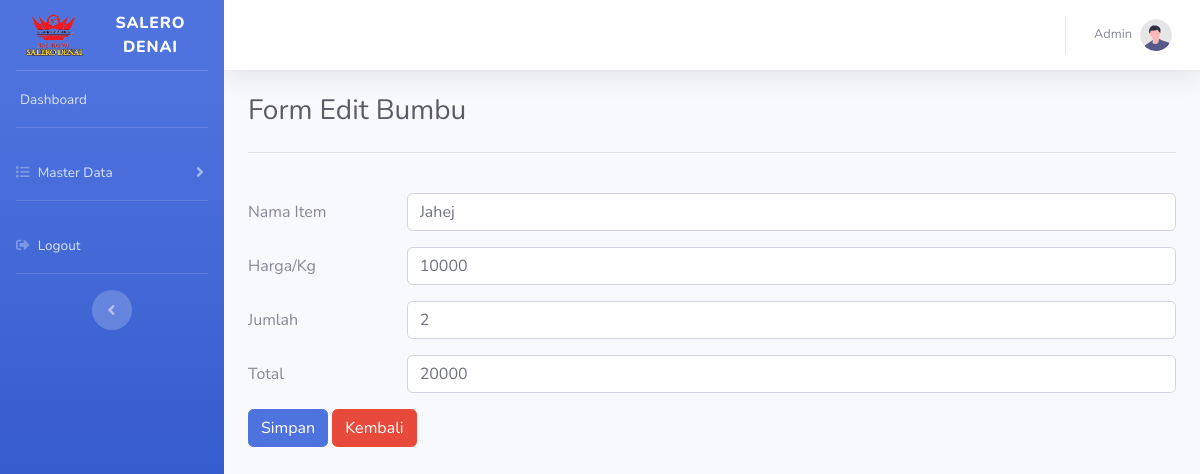
The page /editbumbu.php?nama_item=Jahej on the database its author committed.
### tables this page shows
CREATE TABLE `bumbu` (
  `nama_item` varchar(20) NOT NULL,
  `hargaperkg` int(11) DEFAULT NULL,
  `jumlah` varchar(20) DEFAULT NULL,
  `total` int(11) DEFAULT NULL
);

### editbumbu.php (the view, shortened to what this page needs)
<!DOCTYPE html>
<html lang="en">
<head>
    <link href="./assets/vendor/fontawesome-free/css/all.min.css" rel="stylesheet" type="text/css">
    <link href="./assets/css/sb-admin-2.min.css" rel="stylesheet">
    <link rel='stylesheet' href='https://cdn-uicons.flaticon.com/2.0.0/uicons-regular-rounded/css/uicons-regular-rounded.css'>
</head>
<body id="page-top">
    <div id="wrapper">
        <ul class="navbar-nav bg-gradient-primary sidebar sidebar-dark accordion" id="accordionSidebar">
            <a class="sidebar-brand d-flex align-items-center justify-content-center" href="index.php">
                <img src="./assets/img/logo-remove.png" alt="" width ="40%">
                <div class="sidebar-brand-text mx-2">Salero Denai <sup></sup></div>
            </a>
            <hr class="sidebar-divider my-0">
            <li class="nav-item">
                <a class="nav-link" href="index.php">
                    <span>Dashboard</span></a>
            </li>
            <hr class="sidebar-divider">
            <li class="nav-item">
                <a class="nav-link collapsed" href="#" data-toggle="collapse" data-target="#collapseTwo"
                    aria-expanded="true" aria-controls="collapseTwo">
                    <i class="fas fa-list"></i>
                    <span>Master Data</span>
                </a>
            </li>
            <hr class="sidebar-divider">
            <li class="nav-item">
                <a class="nav-link" href="login.php">
                <i class="fas fa-sign-out-alt"></i>
                    <span>Logout</span></a>
            </li>
            <hr class="sidebar-divider d-none d-md-block">
            <div class="text-center d-none d-md-inline">
                <button class="rounded-circle border-0" id="sidebarToggle"></button>
            </div>
        </ul>
        <div id="content-wrapper" class="d-flex flex-column">
            <div id="content">
                <nav class="navbar navbar-expand navbar-light bg-white topbar mb-4 static-top shadow">
                    <ul class="navbar-nav ml-auto">
                        <li class="nav-item dropdown no-arrow">
                            <a class="nav-link dropdown-toggle" href="#" id="userDropdown" role="button"
                                data-toggle="dropdown" aria-haspopup="true" aria-expanded="false">
                                <span class="mr-2 d-none d-lg-inline text-gray-600 small">Admin</span>
                                <img class="img-profile rounded-circle"
                                    src="img/undraw_profile.svg">
                            </a>
                        </li>
                    </ul>
                </nav>
                <div class="container-fluid">
                    <h1 class="h3 mb-4 text-gray-800">Form Edit Bumbu</h1>
                    <hr>
                   <br>
                   <?php
                        include 'koneksi.php';
                        $nama_item = $_GET['nama_item'];
                        $data = mysqli_query($db, "SELECT * FROM bumbu WHERE nama_item = '$nama_item'");
                        while($d = mysqli_fetch_array($data)){
                   ?>
                   <form method ="POST" action="aksi_edit_bumbu.php">
                        <div class="row mb-3">
                            <label for="nama_item" class="col-sm-2 col-form-label">Nama Item</label>
                            <div class="col-sm-10">
                            <input type="text" class="form-control" id="nama_item" name ="nama_item" value ="<?php echo $d['nama_item']; ?>">
                            </div>
                        </div>
                        <div class="row mb-3">
                            <label for="hargaperkg" class="col-sm-2 col-form-label">Harga/Kg</label>
                            <div class="col-sm-10">
                            <input type="text" class="form-control" id="hargaperkg" name ="hargaperkg" value ="<?php echo $d['hargaperkg']; ?>">
                            </div>
                        </div>
                        <div class="row mb-3">
                            <label for="jumlah" class="col-sm-2 col-form-label">Jumlah</label>
                            <div class="col-sm-10">
                            <input type="text" class="form-control" id="jumlah" name="jumlah" value ="<?php echo $d['jumlah']; ?>">
                            </div>
                        </div>
                        <div class="row mb-3">
                            <label for="total" class="col-sm-2 col-form-label">Total</label>
                            <div class="col-sm-10">
                            <input type="number" class="form-control" id="total" name = "total" value ="<?php echo $d['total']; ?>">
                            </div>
                        </div>
                        <button type="submit" class="btn btn-primary">Simpan</button>
                        <a href="bumbu.php" type="submit" class="btn btn-danger">Kembali</a>
                    </form>
                    <?php
                        }
                    ?>
                </div>
        </div>
    </div>
</body>
</html>

### rows shown on the page
bumbu: nama_item "Jahej", hargaperkg "10000", jumlah "2", total "20000"
